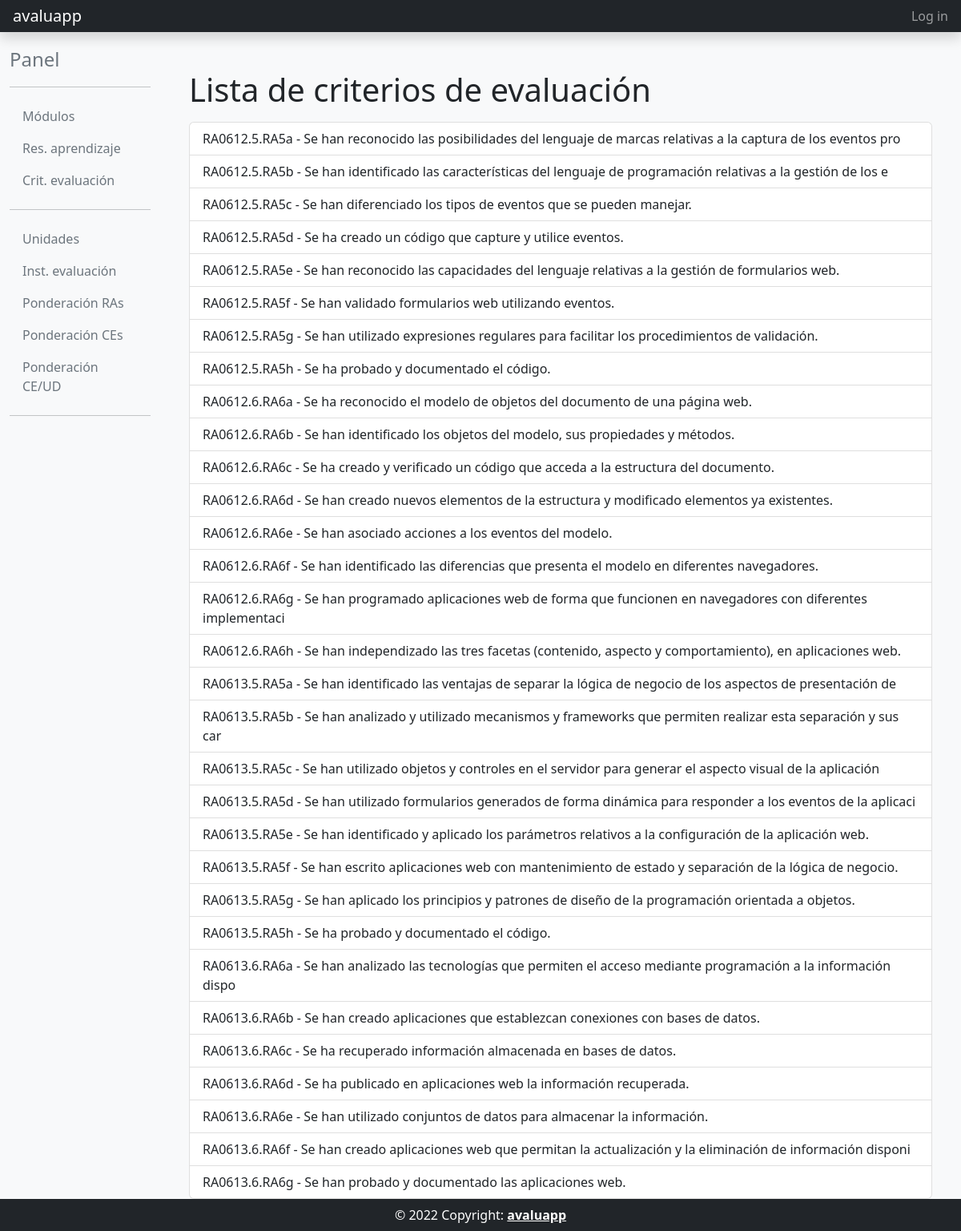
Page /ce_list/ on the committed database.
### core/models.py (models this page shows, shortened)
class CritEvaluacion(models.Model):
    resultado_aprendizaje = models.ForeignKey(ResAprendizaje,on_delete=models.PROTECT)
    codigo = models.CharField(max_length = 4, verbose_name="codigo")
    descripcion = models.TextField()
    minimo = models.BooleanField()
    def __str__(self):
        return f"{self.resultado_aprendizaje.codigo}.{self.codigo} - {self.descripcion[:100]}"
    class Meta:
        unique_together =[["resultado_aprendizaje","codigo"]]
        verbose_name = "Criterio de evaluación"
        verbose_name_plural = "Criterios de evaluación"
        ordering = ['resultado_aprendizaje__codigo'] #, 'criterio_evaluacion__codigo']

class ResAprendizaje(models.Model):
    modulo = models.ForeignKey(Modulo,on_delete=models.PROTECT)
    codigo = models.CharField(max_length = 10, verbose_name="codigo", unique=True)
    descripcion = models.TextField(verbose_name="Descripcion")
    class Meta:
        unique_together =[["modulo","codigo"]]
        verbose_name = "Resultado de aprendizaje"
        verbose_name_plural = "Resultados de aprendizaje"
        ordering = ['codigo']

### core/views.py (the view)
# urls.py: path('ce_list/', core_views.CEListView.as_view(), name='ce_list'),
class CEListView(ListView):
    model = CritEvaluacion
    template_name = 'core/ce_list.html'

### templates/core/ce_list.html
{% extends "common/base_intranet.html" %}
{% block main_content %}
<div class="container">
    <h1>Lista de criterios de evaluación</h1>
    <ul class="list-group mt-3">
    {% for ce in object_list %}
        <a href="{% url 'ce_detail' ce.id %}" class="list-group-item list-group-item-action">{{ ce }}</a>
    {% empty %}
        <p>No existen criterios de evaluación.</p>
    {% endfor %}
    </ul>
</div>
{% endblock main_content %}

### rows in the picture
CritEvaluacion: resultado_aprendizaje+codigo+descripcion "RA0612.5.RA5a - Se han reconocido las posibilidades del lenguaje de marcas relativas a la captura de los eventos pro"
CritEvaluacion: resultado_aprendizaje+codigo+descripcion "RA0612.5.RA5b - Se han identificado las características del lenguaje de programación relativas a la gestión de los e"
CritEvaluacion: resultado_aprendizaje+codigo+descripcion "RA0612.5.RA5c - Se han diferenciado los tipos de eventos que se pueden manejar."
CritEvaluacion: resultado_aprendizaje+codigo+descripcion "RA0612.5.RA5d - Se ha creado un código que capture y utilice eventos."
CritEvaluacion: resultado_aprendizaje+codigo+descripcion "RA0612.5.RA5e - Se han reconocido las capacidades del lenguaje relativas a la gestión de formularios web."
CritEvaluacion: resultado_aprendizaje+codigo+descripcion "RA0612.5.RA5f - Se han validado formularios web utilizando eventos."
CritEvaluacion: resultado_aprendizaje+codigo+descripcion "RA0612.5.RA5g - Se han utilizado expresiones regulares para facilitar los procedimientos de validación."
CritEvaluacion: resultado_aprendizaje+codigo+descripcion "RA0612.5.RA5h - Se ha probado y documentado el código."
CritEvaluacion: resultado_aprendizaje+codigo+descripcion "RA0612.6.RA6a - Se ha reconocido el modelo de objetos del documento de una página web."
CritEvaluacion: resultado_aprendizaje+codigo+descripcion "RA0612.6.RA6b - Se han identificado los objetos del modelo, sus propiedades y métodos."
CritEvaluacion: resultado_aprendizaje+codigo+descripcion "RA0612.6.RA6c - Se ha creado y verificado un código que acceda a la estructura del documento."
CritEvaluacion: resultado_aprendizaje+codigo+descripcion "RA0612.6.RA6d - Se han creado nuevos elementos de la estructura y modificado elementos ya existentes."
CritEvaluacion: resultado_aprendizaje+codigo+descripcion "RA0612.6.RA6e - Se han asociado acciones a los eventos del modelo."
CritEvaluacion: resultado_aprendizaje+codigo+descripcion "RA0612.6.RA6f - Se han identificado las diferencias que presenta el modelo en diferentes navegadores."
CritEvaluacion: resultado_aprendizaje+codigo+descripcion "RA0612.6.RA6g - Se han programado aplicaciones web de forma que funcionen en navegadores con diferentes implementaci"
CritEvaluacion: resultado_aprendizaje+codigo+descripcion "RA0612.6.RA6h - Se han independizado las tres facetas (contenido, aspecto y comportamiento), en aplicaciones web."
CritEvaluacion: resultado_aprendizaje+codigo+descripcion "RA0613.5.RA5a - Se han identificado las ventajas de separar la lógica de negocio de los aspectos de presentación de"
CritEvaluacion: resultado_aprendizaje+codigo+descripcion "RA0613.5.RA5b - Se han analizado y utilizado mecanismos y frameworks que permiten realizar esta separación y sus car"
CritEvaluacion: resultado_aprendizaje+codigo+descripcion "RA0613.5.RA5c - Se han utilizado objetos y controles en el servidor para generar el aspecto visual de la aplicación"
CritEvaluacion: resultado_aprendizaje+codigo+descripcion "RA0613.5.RA5d - Se han utilizado formularios generados de forma dinámica para responder a los eventos de la aplicaci"
CritEvaluacion: resultado_aprendizaje+codigo+descripcion "RA0613.5.RA5e - Se han identificado y aplicado los parámetros relativos a la configuración de la aplicación web."
CritEvaluacion: resultado_aprendizaje+codigo+descripcion "RA0613.5.RA5f - Se han escrito aplicaciones web con mantenimiento de estado y separación de la lógica de negocio."
CritEvaluacion: resultado_aprendizaje+codigo+descripcion "RA0613.5.RA5g - Se han aplicado los principios y patrones de diseño de la programación orientada a objetos."
CritEvaluacion: resultado_aprendizaje+codigo+descripcion "RA0613.5.RA5h - Se ha probado y documentado el código."
CritEvaluacion: resultado_aprendizaje+codigo+descripcion "RA0613.6.RA6a - Se han analizado las tecnologías que permiten el acceso mediante programación a la información dispo"
CritEvaluacion: resultado_aprendizaje+codigo+descripcion "RA0613.6.RA6b - Se han creado aplicaciones que establezcan conexiones con bases de datos."
CritEvaluacion: resultado_aprendizaje+codigo+descripcion "RA0613.6.RA6c - Se ha recuperado información almacenada en bases de datos."
CritEvaluacion: resultado_aprendizaje+codigo+descripcion "RA0613.6.RA6d - Se ha publicado en aplicaciones web la información recuperada."
CritEvaluacion: resultado_aprendizaje+codigo+descripcion "RA0613.6.RA6e - Se han utilizado conjuntos de datos para almacenar la información."
CritEvaluacion: resultado_aprendizaje+codigo+descripcion "RA0613.6.RA6f - Se han creado aplicaciones web que permitan la actualización y la eliminación de información disponi"
CritEvaluacion: resultado_aprendizaje+codigo+descripcion "RA0613.6.RA6g - Se han probado y documentado las aplicaciones web."
